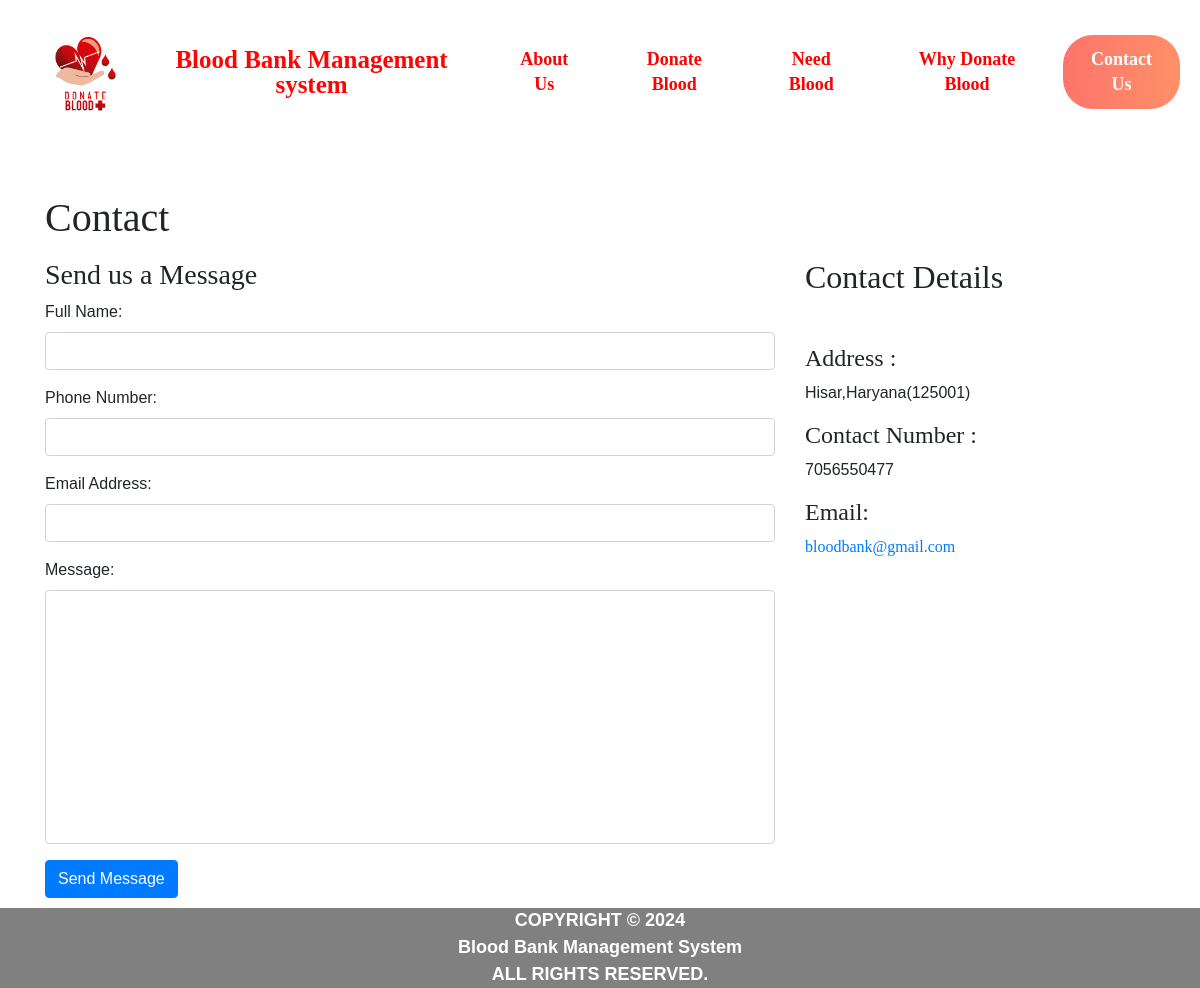
The app's page /contact_us.php, older data.
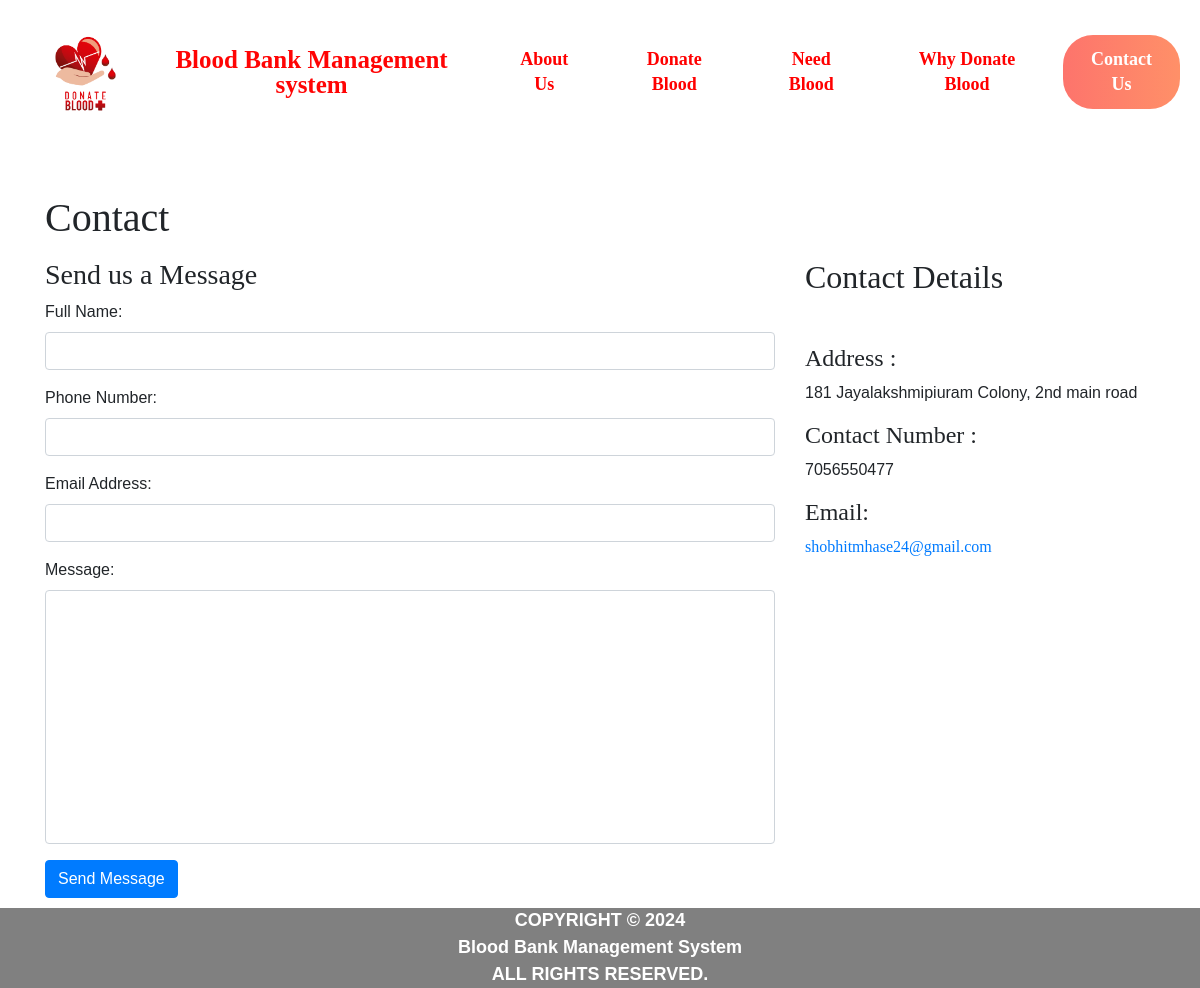
The same page, newer data.
### tables this page shows
create table contact_info(
contact_id int auto_increment Not Null,
contact_address varchar(100) NOT NULL,
contact_mail varchar(50) NOT NULL,
contact_phone varchar(100) NOT NULL,
primary key(contact_id)
);

### contact_us.php (the view, shortened to what this page needs)
<html>
<head>
  <link rel="stylesheet" href="https://maxcdn.bootstrapcdn.com/bootstrap/4.5.2/css/bootstrap.min.css">
</head>
<body>
<?php $active ='contact';
include 'head.php'; ?>
<div id="page-container" style="margin-top:50px; position: relative;min-height: 84vh;">
  <div class="container">
  <div id="content-wrap" style="padding-bottom:50px;">
    <h1 class="mt-4 mb-3">Contact</h1>
    <div class="row">
      <div class="col-lg-8 mb-4">
        <h3>Send us a Message</h3>
        <form name="sentMessage"  method="post">
            <div class="control-group form-group">
                <div class="controls">
                    <label>Full Name:</label>
                    <input type="text" class="form-control" id="name" name="fullname" required>
                </div>
            </div>
            <div class="control-group form-group">
                <div class="controls">
                    <label>Phone Number:</label>
                    <input type="tel" class="form-control" id="phone" name="contactno"  required >
                </div>
            </div>
            <div class="control-group form-group">
                <div class="controls">
                    <label>Email Address:</label>
                    <input type="email" class="form-control" id="email" name="email" required>
                </div>
            </div>
            <div class="control-group form-group">
                <div class="controls">
                    <label>Message:</label>
                    <textarea rows="10" cols="100" class="form-control" id="message" name="message" required  maxlength="999" style="resize:none"></textarea>
                </div>
            </div>
            <button type="submit" name="send"  class="btn btn-primary">Send Message</button>
        </form>
    </div>
    <div class="col-lg-4 mb-4">
        <h2>Contact Details</h2>
        <?php
          include 'conn.php';
          $sql= "select * from contact_info";
          $result=mysqli_query($conn,$sql);
          if(mysqli_num_rows($result)>0)   {
              while($row = mysqli_fetch_assoc($result)) { ?>
        <br>
        <p>
            <h4>Address :</h4><?php echo $row['contact_address']; ?>
        </p>
        <p>
            <h4>Contact Number :</h4><?php echo $row['contact_phone']; ?>
        </p>
        <p>
          <h4>  Email: </h4><a href="#"><?php echo $row['contact_mail']; ?></a>
        </p>
        <?php }
      } ?>
    </div>
</div>
</div>
</div>
<?php include 'footer.php' ?>
</div>
</body>
</html>

Row changes from the older to the newer data that the page shows:
changed contact_info: contact_address "Hisar,Haryana(125001)" → "181 Jayalakshmipiuram Colony, 2nd main road"; contact_mail "bloodbank@gmail.com" → "shobhitmhase24@gmail.com"
